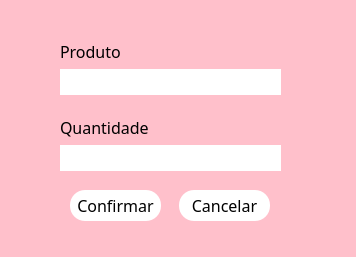
<?xml version="1.0" encoding="UTF-8"?>
<ui version="4.0">
 <class>produtos_editarQtde</class>
 <widget class="QDialog" name="produtos_editarQtde">
  <property name="geometry">
   <rect>
    <x>0</x>
    <y>0</y>
    <width>356</width>
    <height>257</height>
   </rect>
  </property>
  <property name="windowTitle">
   <string>Edição do produto</string>
  </property>
  <property name="windowIcon">
   <iconset resource="recursoss.qrc">
    <normaloff>:/Imagens/imgs/ess.png</normaloff>:/Imagens/imgs/ess.png</iconset>
  </property>
  <property name="styleSheet">
   <string notr="true">*{
	font-family: century gothic;
	font-size: 16px;
	background: pink;
}

QPushButton
{
	background: white;
	border-radius: 40px;
}

Qlabel
{
	color: black;
	background: transparent;
}

QPushButton
{
	color: black;
	border-radius:15px;
}

QPushButton:hover
{
	color: #333;
	border-radius:15px;
	background: #49ebff;
}

QLineEdit
{
	background: white;
	border: none;
	color: black;
	border-bottom: 1px solid white;
}

</string>
  </property>
  <widget class="QPushButton" name="btn_editaConfirmar">
   <property name="geometry">
    <rect>
     <x>70</x>
     <y>190</y>
     <width>91</width>
     <height>31</height>
    </rect>
   </property>
   <property name="text">
    <string>Confirmar</string>
   </property>
  </widget>
  <widget class="QPushButton" name="btn_editaCancelar">
   <property name="geometry">
    <rect>
     <x>179</x>
     <y>190</y>
     <width>91</width>
     <height>31</height>
    </rect>
   </property>
   <property name="text">
    <string>Cancelar</string>
   </property>
  </widget>
  <widget class="QWidget" name="layoutWidget">
   <property name="geometry">
    <rect>
     <x>60</x>
     <y>40</y>
     <width>221</width>
     <height>131</height>
    </rect>
   </property>
   <layout class="QVBoxLayout" name="verticalLayout_3">
    <item>
     <layout class="QVBoxLayout" name="verticalLayout_2">
      <item>
       <widget class="QLabel" name="label">
        <property name="text">
         <string>Produto</string>
        </property>
       </widget>
      </item>
      <item>
       <widget class="QLineEdit" name="txt_editaProduto"/>
      </item>
      <item>
       <spacer name="verticalSpacer">
        <property name="orientation">
         <enum>Qt::Vertical</enum>
        </property>
        <property name="sizeHint" stdset="0">
         <size>
          <width>20</width>
          <height>40</height>
         </size>
        </property>
       </spacer>
      </item>
     </layout>
    </item>
    <item>
     <layout class="QVBoxLayout" name="verticalLayout">
      <item>
       <widget class="QLabel" name="label_2">
        <property name="text">
         <string>Quantidade</string>
        </property>
       </widget>
      </item>
      <item>
       <widget class="QLineEdit" name="txt_editaQtde"/>
      </item>
     </layout>
    </item>
   </layout>
  </widget>
 </widget>
 <resources>
  <include location="recursoss.qrc"/>
 </resources>
 <connections/>
</ui>
